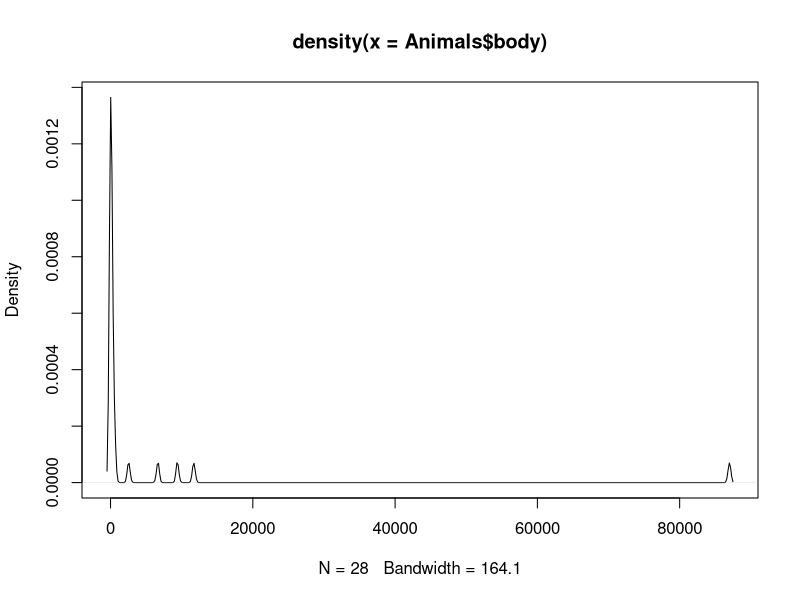
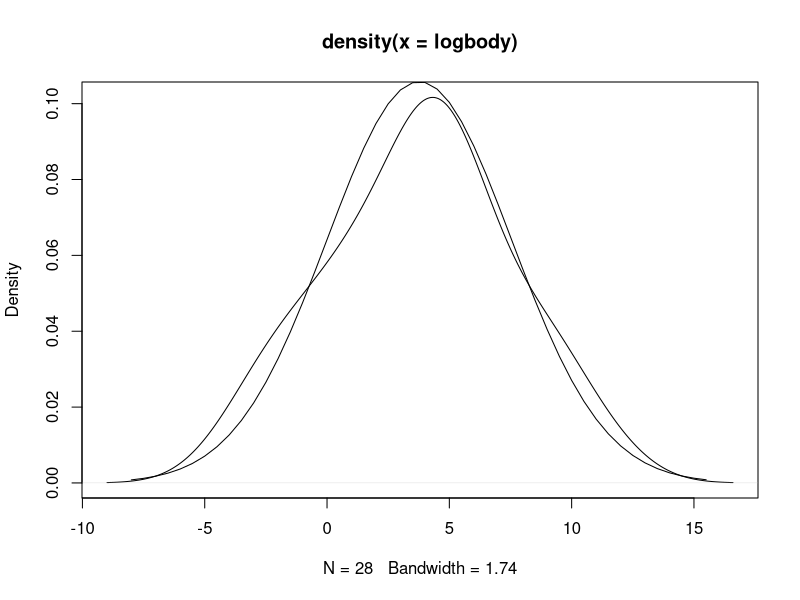

Reproduce these figures in R, in order.
#2. Data whose distribution is close to lognormal are common. Size measurements of biological
#organisms often have this character. As an example, consider the measurements of
#body weight (body),in the data frame Animals (MASS). Begin by drawing a histogram of
#the untransformed values,and overlaying a density curve. Then
#(a) Draw an estimated density curve for the logarithms of the values.

library(MASS)
plot(density(Animals$body))
logbody <- log(Animals$body)
plot(density(logbody))


#(b) Determine the mean and standard deviation of log(Animals$body). Overlay the estimated
#density with the theoretical density for a normal distribution with the mean
#and standard deviation just obtained.

av <- mean(logbody) #average of logbody cloumn
sdev <- sd(logbody)#standard deviation of logbody
xval <- pretty(c(av - 3 * sdev, av + 3 * sdev), 50)
lines(xval, dnorm(xval, mean = av, sd = sdev))

#comparision is being done here between estimated density curve for the logarithms of the values vs
#theoretical density for a normal distribution with the mean
#and standard deviation